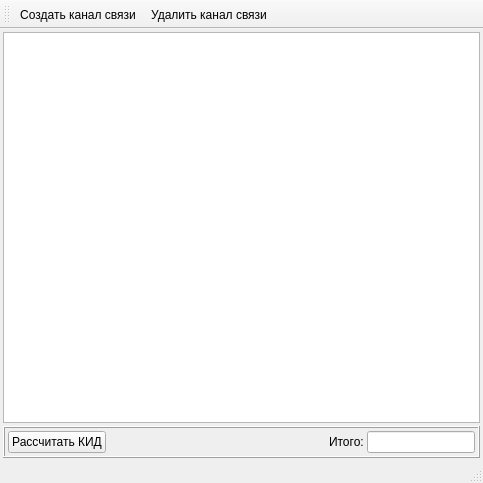
<?xml version="1.0" encoding="UTF-8"?>
<ui version="4.0">
 <class>TracesWindow</class>
 <widget class="QMainWindow" name="TracesWindow">
  <property name="geometry">
   <rect>
    <x>0</x>
    <y>0</y>
    <width>483</width>
    <height>483</height>
   </rect>
  </property>
  <property name="windowTitle">
   <string>Трассы</string>
  </property>
  <widget class="QWidget" name="centralwidget">
   <layout class="QVBoxLayout" name="verticalLayout">
    <property name="spacing">
     <number>3</number>
    </property>
    <property name="leftMargin">
     <number>3</number>
    </property>
    <property name="topMargin">
     <number>3</number>
    </property>
    <property name="rightMargin">
     <number>3</number>
    </property>
    <property name="bottomMargin">
     <number>3</number>
    </property>
    <item>
     <widget class="TableView" name="view"/>
    </item>
    <item>
     <widget class="QFrame" name="frame">
      <property name="frameShape">
       <enum>QFrame::Box</enum>
      </property>
      <property name="frameShadow">
       <enum>QFrame::Raised</enum>
      </property>
      <layout class="QHBoxLayout" name="horizontalLayout">
       <property name="spacing">
        <number>3</number>
       </property>
       <property name="leftMargin">
        <number>3</number>
       </property>
       <property name="topMargin">
        <number>3</number>
       </property>
       <property name="rightMargin">
        <number>3</number>
       </property>
       <property name="bottomMargin">
        <number>3</number>
       </property>
       <item>
        <widget class="QPushButton" name="calculateKIDbutton">
         <property name="text">
          <string>Рассчитать КИД</string>
         </property>
        </widget>
       </item>
       <item>
        <spacer name="horizontalSpacer">
         <property name="orientation">
          <enum>Qt::Horizontal</enum>
         </property>
         <property name="sizeHint" stdset="0">
          <size>
           <width>197</width>
           <height>17</height>
          </size>
         </property>
        </spacer>
       </item>
       <item>
        <widget class="QLabel" name="label">
         <property name="text">
          <string>Итого:</string>
         </property>
        </widget>
       </item>
       <item>
        <widget class="QLineEdit" name="totalView">
         <property name="sizePolicy">
          <sizepolicy hsizetype="Fixed" vsizetype="Fixed">
           <horstretch>0</horstretch>
           <verstretch>0</verstretch>
          </sizepolicy>
         </property>
         <property name="readOnly">
          <bool>true</bool>
         </property>
        </widget>
       </item>
      </layout>
     </widget>
    </item>
   </layout>
  </widget>
  <widget class="QStatusBar" name="statusbar"/>
  <widget class="QToolBar" name="toolBar">
   <property name="windowTitle">
    <string>toolBar</string>
   </property>
   <attribute name="toolBarArea">
    <enum>TopToolBarArea</enum>
   </attribute>
   <attribute name="toolBarBreak">
    <bool>false</bool>
   </attribute>
   <addaction name="createChannelAction"/>
   <addaction name="deleteChannelAction"/>
  </widget>
  <action name="createChannelAction">
   <property name="text">
    <string>Создать канал связи</string>
   </property>
  </action>
  <action name="deleteChannelAction">
   <property name="text">
    <string>Удалить канал связи</string>
   </property>
  </action>
 </widget>
 <customwidgets>
  <customwidget>
   <class>TableView</class>
   <extends>QTableView</extends>
   <header>tableview.h</header>
  </customwidget>
 </customwidgets>
 <resources/>
 <connections>
  <connection>
   <sender>createChannelAction</sender>
   <signal>triggered()</signal>
   <receiver>TracesWindow</receiver>
   <slot>createChannel()</slot>
   <hints>
    <hint type="sourcelabel">
     <x>-1</x>
     <y>-1</y>
    </hint>
    <hint type="destinationlabel">
     <x>241</x>
     <y>241</y>
    </hint>
   </hints>
  </connection>
  <connection>
   <sender>deleteChannelAction</sender>
   <signal>triggered()</signal>
   <receiver>TracesWindow</receiver>
   <slot>destroyChannel()</slot>
   <hints>
    <hint type="sourcelabel">
     <x>-1</x>
     <y>-1</y>
    </hint>
    <hint type="destinationlabel">
     <x>241</x>
     <y>241</y>
    </hint>
   </hints>
  </connection>
 </connections>
 <slots>
  <slot>createChannel()</slot>
  <slot>destroyChannel()</slot>
 </slots>
</ui>
